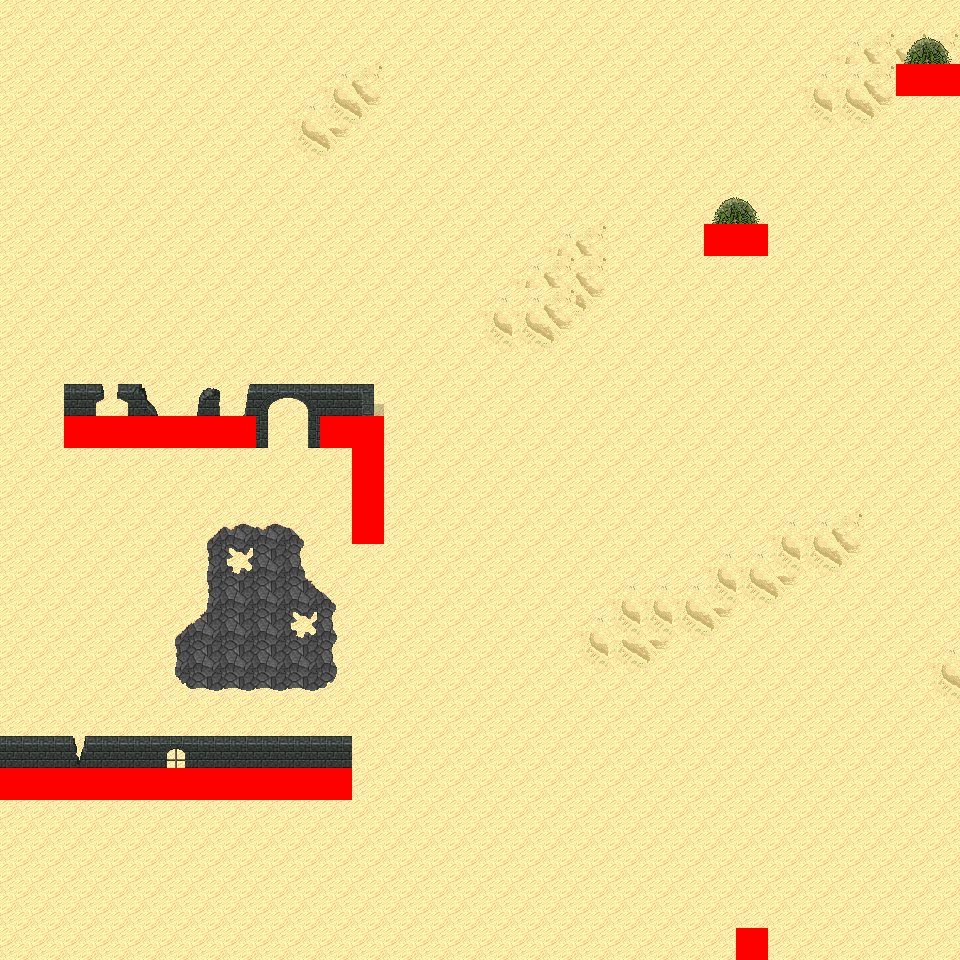

Tiled map render using the project's own tile images. Description and the map definition, with tile-layer contents summarised, below:
An orthogonal 30x30 tile map with 32x32 px tiles, 6 tile layers (Ground, Object, Object2, Above, ...), 14 tilesets and 7 objects (7x mapExit).

<map version="1.0" orientation="orthogonal" renderorder="right-down" width="30" height="30" tilewidth="32" tileheight="32" nextobjectid="8">
  <tileset firstgid="1" name="tileset_logic_collision" tilewidth="32" tileheight="32" tilecount="1" columns="1">
    <image source="../drawable/tileset_logic_collision.png" width="32" height="32" />
  </tileset>
  <tileset firstgid="2" name="tileset_ground_ground" tilewidth="32" tileheight="32" tilecount="33" columns="3">
    <image source="../drawable/tileset_ground_ground.png" width="96" height="352" />
  </tileset>
  <tileset firstgid="35" name="tileset_terrain_desert" tilewidth="32" tileheight="32" tilecount="88" columns="8">
    <image source="../drawable/tileset_terrain_desert.png" width="256" height="352" />
  </tileset>
  <tileset firstgid="123" name="tileset_building_stone_ruins" tilewidth="32" tileheight="32" tilecount="72" columns="6">
    <image source="../drawable/tileset_building_stone_ruins.png" width="192" height="384" />
  </tileset>
  <tileset firstgid="195" name="tileset_ground_sand_edges" tilewidth="32" tileheight="32" tilecount="15" columns="5">
    <image source="../drawable/tileset_ground_sand_edges.png" width="160" height="96" />
  </tileset>
  <tileset firstgid="210" name="tileset_ground_slate_tiles" tilewidth="32" tileheight="32" tilecount="15" columns="5">
    <image source="../drawable/tileset_ground_slate_tiles.png" width="160" height="96" />
  </tileset>
  <tileset firstgid="225" name="tileset_ground_sand_2" tilewidth="32" tileheight="32" tilecount="15" columns="5">
    <image source="../drawable/tileset_ground_sand_2.png" width="160" height="96" />
  </tileset>
  <tileset firstgid="240" name="tileset_plant_cactus_2" tilewidth="32" tileheight="32" tilecount="10" columns="5">
    <image source="../drawable/tileset_plant_cactus_2.png" width="160" height="64" />
  </tileset>
  <tileset firstgid="250" name="tileset_plant_round_cactuses" tilewidth="32" tileheight="32" tilecount="20" columns="10">
    <image source="../drawable/tileset_plant_round_cactuses.png" width="320" height="64" />
  </tileset>
  <tileset firstgid="270" name="tileset_plant_tree_banana_tree" tilewidth="32" tileheight="32" tilecount="40" columns="4">
    <image source="../drawable/tileset_plant_tree_banana_tree.png" width="128" height="320" />
  </tileset>
  <tileset firstgid="310" name="tileset_plant_tree_palm_tree" tilewidth="32" tileheight="32" tilecount="6" columns="2">
    <image source="../drawable/tileset_plant_tree_palm_tree.png" width="64" height="96" />
  </tileset>
  <tileset firstgid="316" name="tileset_plant_tree_palm_trees" tilewidth="32" tileheight="32" tilecount="40" columns="4">
    <image source="../drawable/tileset_plant_tree_palm_trees.png" width="128" height="320" />
  </tileset>
  <tileset firstgid="356" name="tileset_building_stone_tower" tilewidth="32" tileheight="32" tilecount="14" columns="2">
    <image source="../drawable/tileset_building_stone_tower.png" width="64" height="224" />
  </tileset>
  <tileset firstgid="370" name="tileset_plant_bush_large_green" tilewidth="32" tileheight="32" tilecount="9" columns="3">
    <image source="../drawable/tileset_plant_bush_large_green.png" width="96" height="96" />
  </tileset>
  <layer name="Ground" width="30" height="30">
    <data>[900 cells, 900 non-empty, 6 distinct tile ids]</data>
  </layer>
  <layer name="Object" width="30" height="30">
    <data>[900 cells, 49 non-empty, 25 distinct tile ids]</data>
  </layer>
  <layer name="Object2" width="30" height="30">
    <data>[900 cells, 2 non-empty, 1 distinct tile ids]</data>
  </layer>
  <layer name="Above" width="30" height="30">
    <data>[900 cells, 24 non-empty, 12 distinct tile ids]</data>
  </layer>
  <layer name="Above2" width="30" height="30">
    <data>[900 cells, 0 non-empty, 0 distinct tile ids]</data>
  </layer>
  <layer name="Walkable" width="30" height="30">
    <data>[900 cells, 27 non-empty, 1 distinct tile ids]</data>
  </layer>
  <objectgroup name="MapEvents">
    <object id="1" name="north" type="mapExit" x="0" y="0" width="960" height="32">
      <properties>
        <property name="map" value="level_0_x37_y110" />
        <property name="x" value="0" />
        <property name="y" value="28" />
      </properties>
    </object>
    <object id="2" name="south" type="mapExit" x="0" y="928" width="736" height="32">
      <properties>
        <property name="map" value="level_0_x37_y112" />
        <property name="x" value="0" />
        <property name="y" value="1" />
      </properties>
    </object>
    <object id="3" name="south2" type="mapExit" x="768" y="928" width="192" height="32">
      <properties>
        <property name="map" value="level_0_x37_y112" />
        <property name="x" value="24" />
        <property name="y" value="1" />
      </properties>
    </object>
    <object id="4" name="west" type="mapExit" x="0" y="0" width="32" height="768">
      <properties>
        <property name="map" value="level_0_x36_y111" />
        <property name="x" value="28" />
        <property name="y" value="0" />
      </properties>
    </object>
    <object id="5" name="west2" type="mapExit" x="0" y="800" width="32" height="160">
      <properties>
        <property name="map" value="level_0_x36_y111" />
        <property name="x" value="28" />
        <property name="y" value="25" />
      </properties>
    </object>
    <object id="6" name="east" type="mapExit" x="928" y="0" width="32" height="64">
      <properties>
        <property name="map" value="level_0_x38_y111" />
        <property name="x" value="1" />
        <property name="y" value="0" />
      </properties>
    </object>
    <object id="7" name="east2" type="mapExit" x="928" y="96" width="32" height="864">
      <properties>
        <property name="map" value="level_0_x38_y111" />
        <property name="x" value="1" />
        <property name="y" value="3" />
      </properties>
    </object>
  </objectgroup>
</map>
